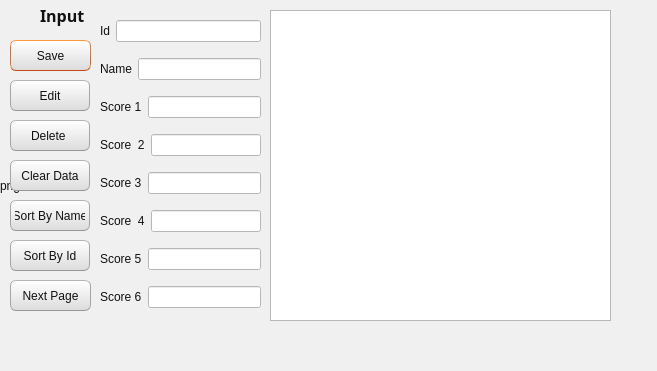
<?xml version="1.0" encoding="UTF-8"?>
<ui version="4.0">
 <class>input</class>
 <widget class="QDialog" name="input">
  <property name="geometry">
   <rect>
    <x>0</x>
    <y>0</y>
    <width>657</width>
    <height>371</height>
   </rect>
  </property>
  <property name="windowTitle">
   <string>Student Management Gui</string>
  </property>
  <property name="styleSheet">
   <string notr="true">
/*
Ubuntu Style Sheet for QT Applications
Author: Jaime A. Quiroga P.
Company: GTRONICK
Last updated: 01/10/2021 (dd/mm/yyyy), 15:18.
Available at: https://github.com/GTRONICK/QSS/blob/master/Ubuntu.qss
*/
QMainWindow {
	background-color:#f0f0f0;
}
QCheckBox {
	padding:2px;
}
QCheckBox:hover {
	border:1px solid rgb(255,150,60);
	border-radius:4px;
	padding: 1px;
	background-color:qlineargradient(spread:pad, x1:0.5, y1:1, x2:0.5, y2:0, stop:0 rgba(190, 90, 50, 50), stop:1 rgba(250, 130, 40, 50));
}
QCheckBox::indicator:checked {
	border:1px solid rgb(246, 134, 86);
	border-radius:4px;
  	background-color:rgb(246, 134, 86)
}
QCheckBox::indicator:unchecked {
	border-width:1px solid rgb(246, 134, 86);
	border-radius:4px;
  	background-color:rgb(255,255,255);
}
QColorDialog {
	background-color:#f0f0f0;
}
QComboBox {
	color:rgb(81,72,65);
	background: #ffffff;
}
QComboBox:editable {
	selection-color:rgb(81,72,65);
	selection-background-color: #ffffff;
}
QComboBox QAbstractItemView {
	selection-color: #ffffff;
	selection-background-color: rgb(246, 134, 86);
}
QComboBox:!editable:on, QComboBox::drop-down:editable:on {
	color:  #1e1d23;	
}
QDateTimeEdit, QDateEdit, QDoubleSpinBox, QFontComboBox {
	color:rgb(81,72,65);
	background-color: #ffffff;
}

QDialog {
	background-color:#f0f0f0;
}

QLabel,QLineEdit {
	color:rgb(17,17,17);
}
QLineEdit {
	background-color:rgb(255,255,255);
	selection-background-color:rgb(236,116,64);
}
QMenuBar {
	color:rgb(223,219,210);
	background-color:rgb(65,64,59);
}
QMenuBar::item {
	padding-top:4px;
	padding-left:4px;
	padding-right:4px;
	color:rgb(223,219,210);
	background-color:rgb(65,64,59);
}
QMenuBar::item:selected {
	color:rgb(255,255,255);
	padding-top:2px;
	padding-left:2px;
	padding-right:2px;
	border-top-width:2px;
	border-left-width:2px;
	border-right-width:2px;
	border-top-right-radius:4px;
	border-top-left-radius:4px;
	border-style:solid;
	background-color:rgb(65,64,59);
	border-top-color: rgb(47,47,44);
	border-right-color: qlineargradient(spread:pad, x1:0, y1:1, x2:1, y2:0, stop:0 rgba(90, 87, 78, 255), stop:1 rgba(47,47,44, 255));
	border-left-color:  qlineargradient(spread:pad, x1:1, y1:0, x2:0, y2:0, stop:0 rgba(90, 87, 78, 255), stop:1 rgba(47,47,44, 255));
}
QMenu {
	color:rgb(223,219,210);
	background-color:rgb(65,64,59);
}
QMenu::item {
	color:rgb(223,219,210);
	padding:4px 10px 4px 20px;
}
QMenu::item:selected {
	color:rgb(255,255,255);
	background-color: qlineargradient(spread:pad, x1:0.5, y1:1, x2:0.5, y2:0, stop:0 rgba(225, 108, 54, 255), stop:1 rgba(246, 134, 86, 255));
	border-style:solid;
	border-width:3px;
	padding:4px 7px 4px 17px;
	border-bottom-color:qlineargradient(spread:pad, x1:0.5, y1:1, x2:0.5, y2:0, stop:0 rgba(175,85,48,255), stop:1 rgba(236,114,67, 255));
	border-top-color:qlineargradient(spread:pad, x1:0.5, y1:1, x2:0.5, y2:0, stop:0 rgba(253,156,113,255), stop:1 rgba(205,90,46, 255));
	border-right-color:qlineargradient(spread:pad, x1:0, y1:0.5, x2:1, y2:0.5, stop:0 rgba(253,156,113,255), stop:1 rgba(205,90,46, 255));
	border-left-color:qlineargradient(spread:pad, x1:1, y1:0.5, x2:0, y2:0.5, stop:0 rgba(253,156,113,255), stop:1 rgba(205,90,46, 255));
}
QPlainTextEdit {
	border: 1px solid transparent;
	color:rgb(17,17,17);
	selection-background-color:rgb(236,116,64);
    background-color: #FFFFFF;
}
QProgressBar {
	text-align: center;
	color: rgb(0, 0, 0);
	border: 1px inset rgb(150,150,150); 
	border-radius: 10px;
	background-color:rgb(221,221,219);
}
QProgressBar::chunk:horizontal {
	background-color: qlineargradient(spread:pad, x1:0.5, y1:1, x2:0.5, y2:0, stop:0 rgba(225, 108, 54, 255), stop:1 rgba(246, 134, 86, 255));
	border:1px solid;
	border-radius:8px;
	border-bottom-color:qlineargradient(spread:pad, x1:0.5, y1:1, x2:0.5, y2:0, stop:0 rgba(175,85,48,255), stop:1 rgba(236,114,67, 255));
	border-top-color:qlineargradient(spread:pad, x1:0.5, y1:1, x2:0.5, y2:0, stop:0 rgba(253,156,113,255), stop:1 rgba(205,90,46, 255));
	border-right-color:qlineargradient(spread:pad, x1:0, y1:0.5, x2:1, y2:0.5, stop:0 rgba(253,156,113,255), stop:1 rgba(205,90,46, 255));
	border-left-color:qlineargradient(spread:pad, x1:1, y1:0.5, x2:0, y2:0.5, stop:0 rgba(253,156,113,255), stop:1 rgba(205,90,46, 255));
}
QPushButton{
	color:rgb(17,17,17);
	border-width: 1px;
	border-radius: 6px;
	border-bottom-color: rgb(150,150,150);
	border-right-color: rgb(165,165,165);
	border-left-color: rgb(165,165,165);
	border-top-color: rgb(180,180,180);
	border-style: solid;
	padding: 4px;
	background-color: qlineargradient(spread:pad, x1:0.5, y1:1, x2:0.5, y2:0, stop:0 rgba(220, 220, 220, 255), stop:1 rgba(255, 255, 255, 255));
}
QPushButton:hover{
	color:rgb(17,17,17);
	border-width: 1px;
	border-radius:6px;
	border-top-color: rgb(255,150,60);
	border-right-color: qlineargradient(spread:pad, x1:0, y1:1, x2:1, y2:0, stop:0 rgba(200, 70, 20, 255), stop:1 rgba(255,150,60, 255));
	border-left-color:  qlineargradient(spread:pad, x1:1, y1:0, x2:0, y2:0, stop:0 rgba(200, 70, 20, 255), stop:1 rgba(255,150,60, 255));
	border-bottom-color: rgb(200,70,20);
	border-style: solid;
	padding: 2px;
	background-color: qlineargradient(spread:pad, x1:0.5, y1:1, x2:0.5, y2:0, stop:0 rgba(220, 220, 220, 255), stop:1 rgba(255, 255, 255, 255));
}
QPushButton:default{
	color:rgb(17,17,17);
	border-width: 1px;
	border-radius:6px;
	border-top-color: rgb(255,150,60);
	border-right-color: qlineargradient(spread:pad, x1:0, y1:1, x2:1, y2:0, stop:0 rgba(200, 70, 20, 255), stop:1 rgba(255,150,60, 255));
	border-left-color:  qlineargradient(spread:pad, x1:1, y1:0, x2:0, y2:0, stop:0 rgba(200, 70, 20, 255), stop:1 rgba(255,150,60, 255));
	border-bottom-color: rgb(200,70,20);
	border-style: solid;
	padding: 2px;
	background-color: qlineargradient(spread:pad, x1:0.5, y1:1, x2:0.5, y2:0, stop:0 rgba(220, 220, 220, 255), stop:1 rgba(255, 255, 255, 255));
}
QPushButton:pressed{
	color:rgb(17,17,17);
	border-width: 1px;
	border-radius: 6px;
	border-width: 1px;
	border-top-color: rgba(255,150,60,200);
	border-right-color: qlineargradient(spread:pad, x1:0, y1:1, x2:1, y2:0, stop:0 rgba(200, 70, 20, 255), stop:1 rgba(255,150,60, 200));
	border-left-color:  qlineargradient(spread:pad, x1:1, y1:0, x2:0, y2:0, stop:0 rgba(200, 70, 20, 255), stop:1 rgba(255,150,60, 200));
	border-bottom-color: rgba(200,70,20,200);
	border-style: solid;
	padding: 2px;
	background-color: qlineargradient(spread:pad, x1:0.5, y1:0, x2:0.5, y2:1, stop:0 rgba(220, 220, 220, 255), stop:1 rgba(255, 255, 255, 255));
}
QPushButton:disabled{
	color:rgb(174,167,159);
	border-width: 1px;
	border-radius: 6px;
	background-color: qlineargradient(spread:pad, x1:0.5, y1:1, x2:0.5, y2:0, stop:0 rgba(200, 200, 200, 255), stop:1 rgba(230, 230, 230, 255));
}
QRadioButton {
	padding: 1px;
}
QRadioButton::indicator:checked {
	height: 10px;
	width: 10px;
	border-style:solid;
	border-radius:5px;
	border-width: 1px;
	border-color: rgba(246, 134, 86, 255);
	color: #a9b7c6;
	background-color:rgba(246, 134, 86, 255);
}
QRadioButton::indicator:!checked {
	height: 10px;
	width: 10px;
	border-style:solid;
	border-radius:5px;
	border-width: 1px;
	border-color: rgb(246, 134, 86);
	color: #a9b7c6;
	background-color: transparent;
}
QScrollArea {
	color: white;
	background-color:#f0f0f0;
}
QSlider::groove {
	border-style: solid;
	border-width: 1px;
	border-color: rgb(207,207,207);
}
QSlider::groove:horizontal {
	height: 5px;
	background: rgb(246, 134, 86);
}
QSlider::groove:vertical {
	width: 5px;
	background: rgb(246, 134, 86);
}
QSlider::handle:horizontal {
	background: rgb(253,253,253);
	border-style: solid;
	border-width: 1px;
	border-color: rgb(207,207,207);
	width: 12px;
	margin: -5px 0;
	border-radius: 7px;
}
QSlider::handle:vertical {
	background: rgb(253,253,253);
	border-style: solid;
	border-width: 1px;
	border-color: rgb(207,207,207);
	height: 12px;
	margin: 0 -5px;
	border-radius: 7px;
}
QSlider::add-page:horizontal, QSlider::add-page:vertical {
 	background: white;
}
QSlider::sub-page:horizontal, QSlider::sub-page:vertical {
	background: rgb(246, 134, 86);
}
QStatusBar, QSpinBox {
	color:rgb(81,72,65);
}
QSpinBox {
	background-color: #ffffff;
}
QScrollBar:horizontal {
	max-height: 20px;
	border: 1px transparent;
	margin: 0px 20px 0px 20px;
}
QScrollBar::handle:horizontal {
	background: rgb(253,253,253);
	border: 1px solid rgb(207,207,207);
	border-radius: 7px;
	min-width: 25px;
}
QScrollBar::handle:horizontal:hover {
	background: rgb(253,253,253);
	border: 1px solid rgb(255,150,60);
	border-radius: 7px;
	min-width: 25px;
}
QScrollBar::add-line:horizontal {
  	border: 1px solid rgb(207,207,207);
  	border-top-right-radius: 7px;
  	border-top-left-radius: 7px;
  	border-bottom-right-radius: 7px;
  	background: rgb(255, 255, 255);
  	width: 20px;
  	subcontrol-position: right;
  	subcontrol-origin: margin;
}
QScrollBar::add-line:horizontal:hover {
  	border: 1px solid rgb(255,150,60);
  	border-top-right-radius: 7px;
  	border-top-left-radius: 7px;
  	border-bottom-right-radius: 7px;
  	background: rgb(255, 255, 255);
  	width: 20px;
  	subcontrol-position: right;
  	subcontrol-origin: margin;
}
QScrollBar::add-line:horizontal:pressed {
  	border: 1px solid grey;
  	border-top-left-radius: 7px;
  	border-top-right-radius: 7px;
  	border-bottom-right-radius: 7px;
  	background: rgb(231,231,231);
  	width: 20px;
  	subcontrol-position: right;
  	subcontrol-origin: margin;
}
QScrollBar::sub-line:horizontal {
  	border: 1px solid rgb(207,207,207);
  	border-top-right-radius: 7px;
  	border-top-left-radius: 7px;
  	border-bottom-left-radius: 7px;
  	background: rgb(255, 255, 255);
  	width: 20px;
  	subcontrol-position: left;
  	subcontrol-origin: margin;
}
QScrollBar::sub-line:horizontal:hover {
  	border: 1px solid rgb(255,150,60);
  	border-top-right-radius: 7px;
  	border-top-left-radius: 7px;
  	border-bottom-left-radius: 7px;
  	background: rgb(255, 255, 255);
  	width: 20px;
  	subcontrol-position: left;
  	subcontrol-origin: margin;
}
QScrollBar::sub-line:horizontal:pressed {
  	border: 1px solid grey;
  	border-top-right-radius: 7px;
  	border-top-left-radius: 7px;
  	border-bottom-left-radius: 7px;
  	background: rgb(231,231,231);
  	width: 20px;
  	subcontrol-position: left;
  	subcontrol-origin: margin;
}
QScrollBar::left-arrow:horizontal {
  	border: 1px transparent grey;
  	border-top-left-radius: 3px;
  	border-bottom-left-radius: 3px;
  	width: 6px;
  	height: 6px;
  	background: rgb(230,230,230);
}
QScrollBar::right-arrow:horizontal {
	border: 1px transparent grey;
	border-top-right-radius: 3px;
	border-bottom-right-radius: 3px;
  	width: 6px;
  	height: 6px;
 	background: rgb(230,230,230);
}
QScrollBar::add-page:horizontal, QScrollBar::sub-page:horizontal {
 	background: none;
} 
QScrollBar:vertical {
	max-width: 20px;
	border: 1px transparent grey;
	margin: 20px 0px 20px 0px;
}
QScrollBar::add-line:vertical {
	border: 1px solid;
	border-color: rgb(207,207,207);
	border-bottom-right-radius: 7px;
	border-bottom-left-radius: 7px;
	border-top-left-radius: 7px;
	background: rgb(255, 255, 255);
  	height: 20px;
  	subcontrol-position: bottom;
  	subcontrol-origin: margin;
}
QScrollBar::add-line:vertical:hover {
  	border: 1px solid;
  	border-color: rgb(255,150,60);
  	border-bottom-right-radius: 7px;
  	border-bottom-left-radius: 7px;
  	border-top-left-radius: 7px;
  	background: rgb(255, 255, 255);
  	height: 20px;
  	subcontrol-position: bottom;
  	subcontrol-origin: margin;
}
QScrollBar::add-line:vertical:pressed {
  	border: 1px solid grey;
  	border-bottom-left-radius: 7px;
  	border-bottom-right-radius: 7px;
  	border-top-left-radius: 7px;
  	background: rgb(231,231,231);
  	height: 20px;
  	subcontrol-position: bottom;
  	subcontrol-origin: margin;
}
QScrollBar::sub-line:vertical {
  	border: 1px solid rgb(207,207,207);
  	border-top-right-radius: 7px;
  	border-top-left-radius: 7px;
  	border-bottom-left-radius: 7px;
  	background: rgb(255, 255, 255);
  	height: 20px;
  	subcontrol-position: top;
  	subcontrol-origin: margin;
}
QScrollBar::sub-line:vertical:hover {
  	border: 1px solid rgb(255,150,60);
  	border-top-right-radius: 7px;
  	border-top-left-radius: 7px;
  	border-bottom-left-radius: 7px;
	background: rgb(255, 255, 255);
  	height: 20px;
  	subcontrol-position: top;
  	subcontrol-origin: margin;
}
QScrollBar::sub-line:vertical:pressed {
  	border: 1px solid grey;
  	border-top-left-radius: 7px;
  	border-top-right-radius: 7px;
  	background: rgb(231,231,231);
 	height: 20px;
  	subcontrol-position: top;
  	subcontrol-origin: margin;
}
QScrollBar::handle:vertical {
	background: rgb(253,253,253);
	border: 1px solid rgb(207,207,207);
	border-radius: 7px;
	min-height: 25px;
}
QScrollBar::handle:vertical:hover {
	background: rgb(253,253,253);
	border: 1px solid rgb(255,150,60);
	border-radius: 7px;
	min-height: 25px;
}
QScrollBar::up-arrow:vertical {
	border: 1px transparent grey;
  	border-top-left-radius: 3px;
	border-top-right-radius: 3px;
  	width: 6px;
  	height: 6px;
  	background: rgb(230,230,230);
}
QScrollBar::down-arrow:vertical {
  	border: 1px transparent grey;
  	border-bottom-left-radius: 3px;
  	border-bottom-right-radius: 3px;
  	width: 6px;
  	height: 6px;
  	background: rgb(230,230,230);
}
QScrollBar::add-page:vertical, QScrollBar::sub-page:vertical {
  	background: none;
}
QTabWidget {
	color:rgb(0,0,0);
	background-color:rgb(247,246,246);
}
QTabWidget::pane {
	border-color: rgb(180,180,180);
	background-color:rgb(247,246,246);
	border-style: solid;
	border-width: 1px;
  	border-radius: 6px;
}
QTabBar::tab {
	padding-left:4px;
	padding-right:4px;
	padding-bottom:2px;
	padding-top:2px;
	color:rgb(81,72,65);
  	background-color: qlineargradient(spread:pad, x1:0.5, y1:1, x2:0.5, y2:0, stop:0 rgba(221,218,217,255), stop:1 rgba(240,239,238,255));
	border-style: solid;
	border-width: 1px;
  	border-top-right-radius:4px;
	border-top-left-radius:4px;
	border-top-color: rgb(180,180,180);
	border-left-color: rgb(180,180,180);
	border-right-color: rgb(180,180,180);
	border-bottom-color: transparent;
}
QTabBar::tab:selected, QTabBar::tab:last:selected, QTabBar::tab:hover {
  	background-color:rgb(247,246,246);
  	margin-left: 0px;
  	margin-right: 1px;
}
QTabBar::tab:!selected {
	margin-top: 1px;
	margin-right: 1px;
}
QTextEdit {
	border-width: 1px;
	border-style: solid;
	border-color:transparent;
	color:rgb(17,17,17);
	selection-background-color:rgb(236,116,64);
}
QTimeEdit, QToolBox, QToolBox::tab, QToolBox::tab:selected {
	color:rgb(81,72,65);
	background-color: #ffffff;
}

QPushButton:hover {
    border-style: solid;
    border-top-color: qlineargradient(spread:pad, x1:0, y1:1, x2:1, y2:1, stop:0 #C0DB50, stop:0.4 #C0DB50, stop:0.5 #100E19, stop:1 #100E19);
    border-bottom-color: qlineargradient(spread:pad, x1:0, y1:1, x2:1, y2:1, stop:0 #100E19, stop:0.5 #100E19, stop:0.6 #C0DB50, stop:1 #C0DB50);
    border-left-color: qlineargradient(spread:pad, x1:0, y1:0, x2:0, y2:1, stop:0 #C0DB50, stop:0.3 #C0DB50, stop:0.7 #100E19, stop:1 #100E19);
    border-right-color: qlineargradient(spread:pad, x1:0, y1:1, x2:0, y2:0, stop:0 #C0DB50, stop:0.3 #C0DB50, stop:0.7 #100E19, stop:1 #100E19);
    border-width: 2px;
    border-radius: 1px;
    color: black; /* Warna font saat hover */
    padding: 2px;
    background-color: transparent; /* Hilangkan latar belakang saat hover */
}

QPushButton:pressed {
    border-style: solid;
    border-top-color: qlineargradient(spread:pad, x1:0, y1:1, x2:1, y2:1, stop:0 #d33af1, stop:0.4 #d33af1, stop:0.5 #100E19, stop:1 #100E19);
    border-bottom-color: qlineargradient(spread:pad, x1:0, y1:1, x2:1, y2:1, stop:0 #100E19, stop:0.5 #100E19, stop:0.6 #d33af1, stop:1 #d33af1);
    border-left-color: qlineargradient(spread:pad, x1:0, y1:0, x2:0, y2:1, stop:0 #d33af1, stop:0.3 #d33af1, stop:0.7 #100E19, stop:1 #100E19);
    border-right-color: qlineargradient(spread:pad, x1:0, y1:1, x2:0, y2:0, stop:0 #d33af1, stop:0.3 #d33af1, stop:0.7 #100E19, stop:1 #100E19);
    border-width: 2px;
    border-radius: 1px;
    color: #d3dae3;
    padding: 2px;
}
</string>
  </property>
  <widget class="QTableView" name="tableView">
   <property name="geometry">
    <rect>
     <x>270</x>
     <y>10</y>
     <width>341</width>
     <height>311</height>
    </rect>
   </property>
  </widget>
  <widget class="QWidget" name="layoutWidget">
   <property name="geometry">
    <rect>
     <x>100</x>
     <y>10</y>
     <width>161</width>
     <height>311</height>
    </rect>
   </property>
   <layout class="QVBoxLayout" name="verticalLayout">
    <item>
     <layout class="QHBoxLayout" name="horizontalLayout">
      <item>
       <widget class="QLabel" name="label">
        <property name="text">
         <string>Id</string>
        </property>
       </widget>
      </item>
      <item>
       <widget class="QLineEdit" name="txt_id"/>
      </item>
     </layout>
    </item>
    <item>
     <layout class="QHBoxLayout" name="horizontalLayout_2">
      <item>
       <widget class="QLabel" name="label_2">
        <property name="text">
         <string>Name</string>
        </property>
       </widget>
      </item>
      <item>
       <widget class="QLineEdit" name="txt_name"/>
      </item>
     </layout>
    </item>
    <item>
     <layout class="QHBoxLayout" name="horizontalLayout_3">
      <item>
       <widget class="QLabel" name="label_3">
        <property name="text">
         <string>Score 1</string>
        </property>
       </widget>
      </item>
      <item>
       <widget class="QLineEdit" name="txt_score_1"/>
      </item>
     </layout>
    </item>
    <item>
     <layout class="QHBoxLayout" name="horizontalLayout_4">
      <item>
       <widget class="QLabel" name="label_4">
        <property name="text">
         <string>Score  2</string>
        </property>
       </widget>
      </item>
      <item>
       <widget class="QLineEdit" name="txt_score_2"/>
      </item>
     </layout>
    </item>
    <item>
     <layout class="QHBoxLayout" name="horizontalLayout_5">
      <item>
       <widget class="QLabel" name="label_5">
        <property name="text">
         <string>Score 3</string>
        </property>
       </widget>
      </item>
      <item>
       <widget class="QLineEdit" name="txt_score_3"/>
      </item>
     </layout>
    </item>
    <item>
     <layout class="QHBoxLayout" name="horizontalLayout_8">
      <item>
       <widget class="QLabel" name="label_8">
        <property name="text">
         <string>Score  4</string>
        </property>
       </widget>
      </item>
      <item>
       <widget class="QLineEdit" name="txt_score_4"/>
      </item>
     </layout>
    </item>
    <item>
     <layout class="QHBoxLayout" name="horizontalLayout_9">
      <item>
       <widget class="QLabel" name="label_9">
        <property name="text">
         <string>Score 5</string>
        </property>
       </widget>
      </item>
      <item>
       <widget class="QLineEdit" name="txt_score_5"/>
      </item>
     </layout>
    </item>
    <item>
     <layout class="QHBoxLayout" name="horizontalLayout_6">
      <item>
       <widget class="QLabel" name="label_6">
        <property name="text">
         <string>Score 6</string>
        </property>
       </widget>
      </item>
      <item>
       <widget class="QLineEdit" name="txt_score_6"/>
      </item>
     </layout>
    </item>
   </layout>
  </widget>
  <widget class="QPushButton" name="pushButton_save">
   <property name="geometry">
    <rect>
     <x>10</x>
     <y>40</y>
     <width>81</width>
     <height>31</height>
    </rect>
   </property>
   <property name="text">
    <string>Save</string>
   </property>
  </widget>
  <widget class="QPushButton" name="pushButton_sortbyid">
   <property name="geometry">
    <rect>
     <x>10</x>
     <y>240</y>
     <width>80</width>
     <height>31</height>
    </rect>
   </property>
   <property name="text">
    <string>Sort By Id</string>
   </property>
  </widget>
  <widget class="QPushButton" name="pushButton_clear">
   <property name="geometry">
    <rect>
     <x>10</x>
     <y>160</y>
     <width>80</width>
     <height>31</height>
    </rect>
   </property>
   <property name="text">
    <string>Clear Data</string>
   </property>
  </widget>
  <widget class="QPushButton" name="pushButton_sortbyname">
   <property name="geometry">
    <rect>
     <x>10</x>
     <y>200</y>
     <width>80</width>
     <height>31</height>
    </rect>
   </property>
   <property name="text">
    <string>Sort By Name</string>
   </property>
  </widget>
  <widget class="QPushButton" name="pushButton_delete">
   <property name="geometry">
    <rect>
     <x>10</x>
     <y>120</y>
     <width>80</width>
     <height>31</height>
    </rect>
   </property>
   <property name="text">
    <string>Delete </string>
   </property>
  </widget>
  <widget class="QPushButton" name="pushButton_edit">
   <property name="geometry">
    <rect>
     <x>10</x>
     <y>80</y>
     <width>80</width>
     <height>31</height>
    </rect>
   </property>
   <property name="text">
    <string>Edit</string>
   </property>
  </widget>
  <widget class="QLabel" name="label_thirdpage_connection">
   <property name="geometry">
    <rect>
     <x>30</x>
     <y>390</y>
     <width>91</width>
     <height>16</height>
    </rect>
   </property>
   <property name="text">
    <string>Status</string>
   </property>
  </widget>
  <widget class="QPushButton" name="pushButton">
   <property name="geometry">
    <rect>
     <x>10</x>
     <y>280</y>
     <width>81</width>
     <height>31</height>
    </rect>
   </property>
   <property name="text">
    <string>Next Page</string>
   </property>
  </widget>
  <widget class="QLabel" name="label_7">
   <property name="geometry">
    <rect>
     <x>40</x>
     <y>0</y>
     <width>91</width>
     <height>31</height>
    </rect>
   </property>
   <property name="font">
    <font>
     <family>Microsoft YaHei</family>
     <pointsize>12</pointsize>
     <bold>true</bold>
    </font>
   </property>
   <property name="text">
    <string>Input </string>
   </property>
  </widget>
  <widget class="QLabel" name="label_picture">
   <property name="geometry">
    <rect>
     <x>0</x>
     <y>0</y>
     <width>661</width>
     <height>371</height>
    </rect>
   </property>
   <property name="text">
    <string>png</string>
   </property>
  </widget>
  <zorder>label_picture</zorder>
  <zorder>tableView</zorder>
  <zorder>layoutWidget</zorder>
  <zorder>pushButton_save</zorder>
  <zorder>pushButton_sortbyid</zorder>
  <zorder>pushButton_clear</zorder>
  <zorder>pushButton_sortbyname</zorder>
  <zorder>pushButton_delete</zorder>
  <zorder>pushButton_edit</zorder>
  <zorder>label_thirdpage_connection</zorder>
  <zorder>pushButton</zorder>
  <zorder>label_7</zorder>
 </widget>
 <resources/>
 <connections/>
</ui>
